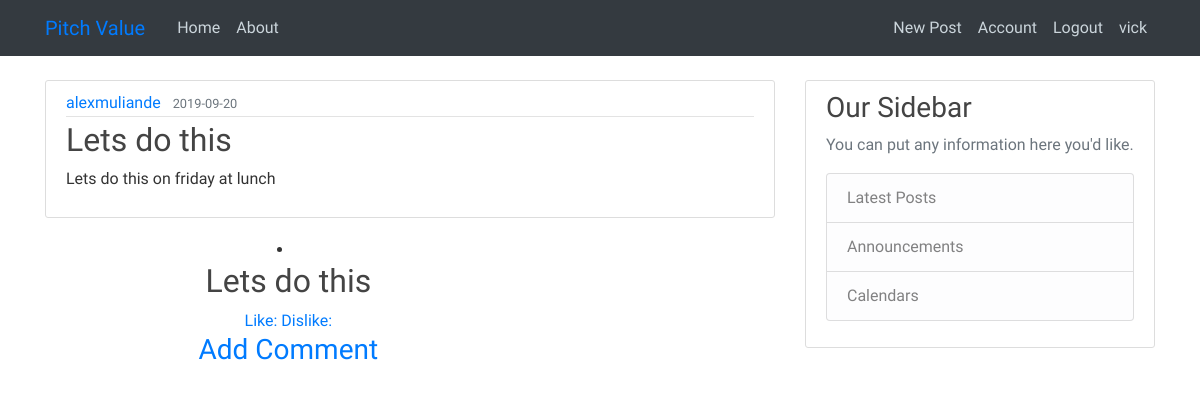
The app's page /post/1 (signed in) with its own data.
### pitch/models.py (models this page shows, shortened)
class User(db.Model, UserMixin):
    id = db.Column(db.Integer,primary_key=True)
    username = db.Column(db.String(20),unique=True,nullable=False)
    email = db.Column(db.String(20),unique=True,nullable=False)
    password = db.Column(db.String(60), nullable=False)
    posts = db.relationship('Post', backref='author', lazy=True)
    comment = db.relationship('Comment',backref = 'author',lazy=True)

class Post(db.Model):
    id = db.Column(db.Integer,primary_key=True)
    title = db.Column(db.String(100), nullable=False)
    date_posted = db.Column (db.DateTime, nullable=False, default=datetime.utcnow)
    content = db.Column(db.Text, nullable=False)
    user_id = db.Column(db.Integer, db.ForeignKey('user.id'), nullable = False)

### pitch/routes.py (the view)
@app.route("/post/<int:post_id>")
def post(post_id):
    post = Post.query.get_or_404(post_id)
    return render_template('post.html', title=post.title, post=post)

### pitch/models.py (called while the page is built)
@login_manager.user_loader
def load_user(user_id):
    return User.query.get(int(user_id))

### pitch/templates/post.html (shortened to what this page needs)
{% extends "base.html" %}
{% block content %}
  <article class="media content-section">
    <div class="media-body">
      <div class="article-metadata">
        <a class="mr-2" href="#">{{ post.author.username }}</a>
        <small class="text-muted">{{ post.date_posted.strftime('%Y-%m-%d') }}</small>
      </div>
      <h2 class="article-title">{{ post.title }}</h2>
      <p class="article-content">{{ post.content }}</p>
    </div>
  </article>
  <div class=" col-xs-12 col-sm-12 col-md-8 col-lg-8 well post-well">
    <li class="text-center">
        <h2>{{post.title}}</h2>
        <a href ="/post_review/{{post.id}}?like=1">Like: {{post.like}}</a>
        <a href ="/post_review/{{post.id}}?dislike=1">Dislike: {{post.dislike}}</a>
        <h3 class="comment-create">
            <a href="{{url_for('new_comment')}}">Add Comment</a>
        </h3>
    </li>
</div>
{% endblock content %}

### pitch/templates/base.html (shortened to what this page needs)
<!DOCTYPE html>
<html lang="en">
<head>
    <link rel="stylesheet" href="https://stackpath.bootstrapcdn.com/bootstrap/4.3.1/css/bootstrap.min.css"
>
        <link rel="stylesheet" type="text/css" href="{{url_for('static',filename='styles.css')}}">
</head>
<body>
    <header class="site-header">
        <nav class="navbar navbar-expand-md navbar-steel bg-dark fixed-top">
            <div class="container">
                <a class="navbar-brand mr-4" href="/">Pitch Value</a>
                <div class="collapse navbar-collapse" id="navbarToggle">
                    <div class="navbar-nav mr-auto">
                        <a class="nav-item nav-link" href="{{url_for('home')}}">Home</a>
                        <a class="nav-item nav-link" href="{{url_for('about')}}">About</a>
                    </div>
                    <div class="navbar-nav">
                        {% if current_user.is_authenticated %}
                        <a class="nav-item nav-link" href="{{url_for('new_post')}}">New Post</a>
                        <a class="nav-item nav-link" href="{{url_for('account')}}">Account</a>
                        <a class="nav-item nav-link" href="{{url_for('logout')}}">Logout</a>
                        <a class="nav-item nav-link" href="{{url_for('logout')}}">{{ current_user.username}}</a>
                        {% else %}
                        <a class="nav-item nav-link" href="{{url_for('login')}}">Login</a>
                        <a class="nav-item nav-link" href="{{url_for('register')}}">Register</a>
                        {% endif %}
                    </div>
                </div>
            </div>
        </nav>
    </header>
    <main role="main" class="container">
        <div class="row">
            <div class="col-md-8">
                {% block content %}{% endblock %}
            </div>
            <div class="col-md-4">
                <div class="content-section">
                    <h3>Our Sidebar</h3>
                    <p class='text-muted'>You can put any information here you'd like.
                        <ul class="list-group">
                            <li class="list-group-item list-group-item-light">Latest Posts</li>
                            <li class="list-group-item list-group-item-light">Announcements</li>
                            <li class="list-group-item list-group-item-light">Calendars</li>
                        </ul>
                    </p>
                </div>
            </div>
        </div>
    </main>
</body>
</html>

### pitch/static/styles.css (style rules this page uses)
body { background-image: url('https://cdn.pixabay.com/photo/2013/07/12/17/22/agenda-152092__340.png'); font-family: 'Signika', sans-serif; color: #333333; margin-top: 5rem; }
h1, h2, h3, h4, h5, h6 { color: #444444; }
.site-header .navbar-nav .nav-link { color: #cbd5db; }
.content-section { background: #ffffff; padding: 10px 20px; border: 1px solid #dddddd; border-radius: 3px; margin-bottom: 20px; }
.article-title { color: #444444; }
.article-content { white-space: pre-line; }
.article-metadata { padding-bottom: 1px; margin-bottom: 4px; border-bottom: 1px solid #e3e3e3 }

### records on screen
User: username "vick"
User: author.username "alexmuliande"
Post: date_posted "2019-09-20", title "Lets do this", content "Lets do this on friday at lunch"
